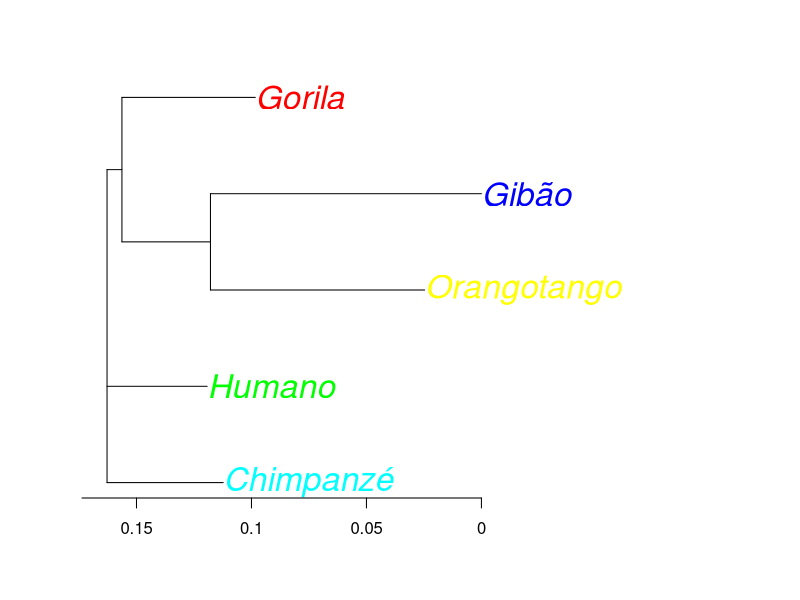

The R script that drew this image:
m = c(0,0.189,0.110,0.113,0.215,
      0.189,0,0.179,0.192,0.211,
      0.11,0.179,0,0.09405,0.205,
      0.113,0.192,0.0940,0,0.214,
      0.215,0.211,0.205,0.214,0)
dim(m) = c(5,5)
colnames(m) = c('Gorila','Orangotango','Humano','Chimpanzé','Gibão')
rownames(m) = colnames(m)
d = as.dist(m)

png(file="myplot.png")

library(ape)
tr = nj(d)
plot(tr,cex=2,tip.color=rainbow(6))
axisPhylo()
dev.off()

